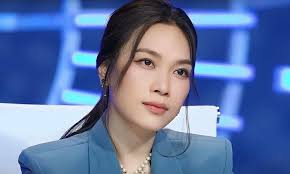
#> input picture Project2/casimytam3.jpg, 290 x 174 px, found by its file name
$ python Trichxuathinhanh.py
#> lines starting #> are read from the running program, lines starting #| are printed output that depends on the picture; after the words box and inside, x2 and y2 are one past the last pixel; in counts of white or black regions, pixels touching at a corner belong together
import cv2
import os

def extract_face(image_path):
    image = cv2.imread(image_path)
#> image is the input picture: shape (174, 290, 3); mean B, G, R 164.6, 117.6, 95.9

    # Chuyen xang anh xam
    gray = cv2.cvtColor(image, cv2.COLOR_BGR2GRAY)
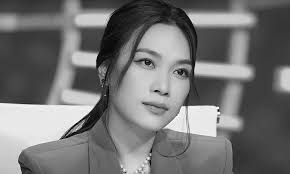
#> gray: shape (174, 290); min 1, max 254, mean 116.5

    # Load bộ phân loại khuôn mặt
    face_cascade = cv2.CascadeClassifier(cv2.data.haarcascades + 'haarcascade_frontalface_default.xml')

    # Phát hiện khuôn mặt trong ảnh
    faces = face_cascade.detectMultiScale(gray, scaleFactor=1.1, minNeighbors=5, minSize=(30, 30))
#> faces = [[115, 33, 90, 90]]

    # Nếu không tìm thấy khuôn mặt, trả về None
    if len(faces) == 0:
        print("Không tìm thấy khuôn mặt trong ảnh.")
        return None

    # Lấy khuôn mặt đầu tiên trong danh sách các khuôn mặt được phát hiện
    (x, y, w, h) = faces[0]
#> x = 115; y = 33; w = 90; h = 90

    # Trích xuất khuôn mặt từ ảnh gốc
    face = gray[y:y + h, x:x + w]
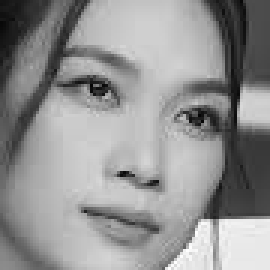
#> face: shape (90, 90) (shown 3 times larger); min 5, max 254, mean 146.5

    # Resize khuôn mặt về kích thước cố định
    face_resized = cv2.resize(face, (500, 500))
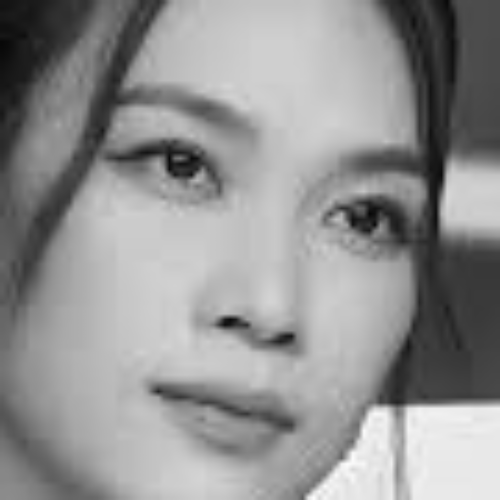
#> face_resized: shape (500, 500); min 6, max 252, mean 146.4

    image_with_rect = image.copy()
    cv2.rectangle(image_with_rect, (x, y), (x + w, y + h), (255, 0, 0), 2)
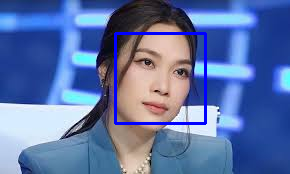
#> image_with_rect: shape (174, 290, 3); 2.13% of pixels changed, all inside (x1, y1, x2, y2) = (114, 32, 207, 125)
    cv2.imshow('Anh goc ', image_with_rect)

    cv2.imshow('Mat xam', face_resized)

    # Đợi người dùng nhấn phím bất kỳ để đóng cửa sổ
    cv2.waitKey(0)
    cv2.destroyAllWindows()

    # Trả về ảnh khuôn mặt đã được resize
    return face_resized


# Đường dẫn đến ảnh


# Gọi hàm để trích xuất và hiển thị khuôn mặt
extract_face(r'D:\Code\PythonProject\Project2\casimytam3.jpg')

$ run again, with Project2/casisontung2.jpg copied over Project2/casimytam3.jpg
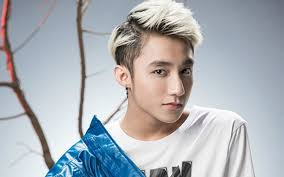
#> input picture Project2/casisontung2.jpg, 284 x 177 px, found by its file name
#> in extract_face, image is the input picture: shape (177, 284, 3); mean B, G, R 182.6, 177.2, 173.2
#> in extract_face, `gray = cv2.cvtColor(image, cv2.COLOR_BGR2GRAY)`:
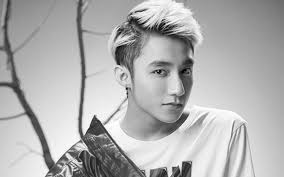
#> gray: shape (177, 284); min 2, max 255, mean 176.6
#> faces = [[129, 41, 78, 78]]
#> x = 129; y = 41; w = 78
#> in extract_face, `cv2.rectangle(image_with_rect, (x, y), (x + w, y + h), (255, 0, 0), 2)`:
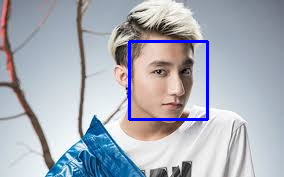
#> image_with_rect: shape (177, 284, 3); 1.85% of pixels changed, all inside (x1, y1, x2, y2) = (128, 40, 209, 121)

$ run again, with Project2/cauthumessi.jpg copied over Project2/casimytam3.jpg
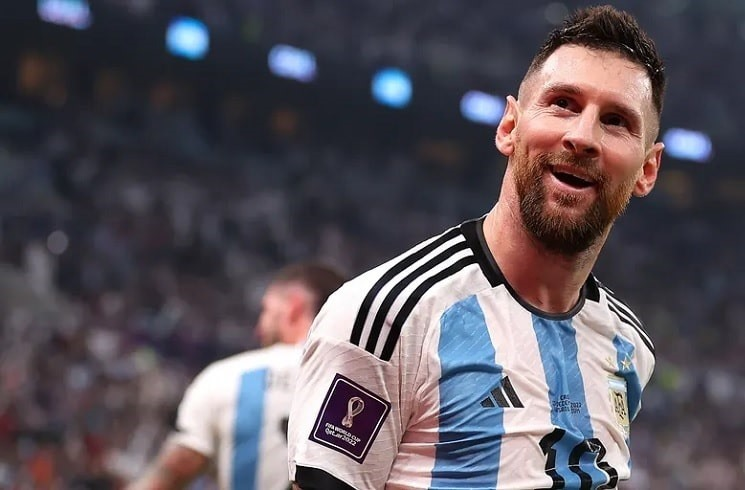
#> input picture Project2/cauthumessi.jpg, 745 x 490 px, found by its file name
#> in extract_face, image is the input picture: shape (490, 745, 3); mean B, G, R 92.2, 84.1, 90.5
#> in extract_face, `gray = cv2.cvtColor(image, cv2.COLOR_BGR2GRAY)`:
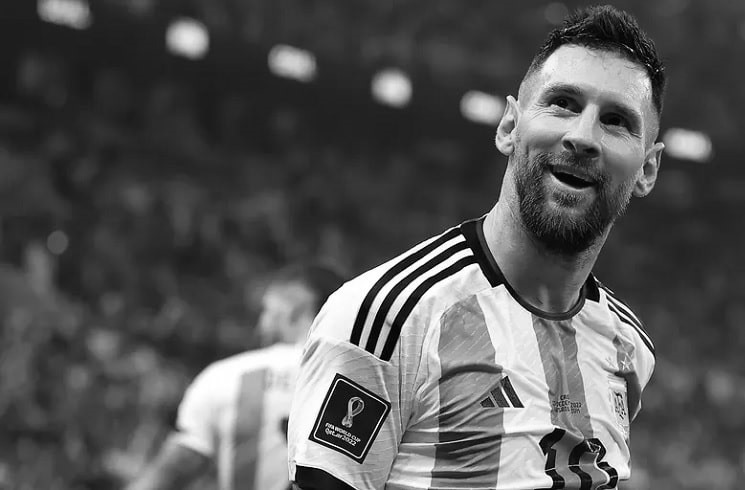
#> gray: shape (490, 745); min 0, max 255, mean 86.9
#> faces = [[503, 45, 170, 170]]
#> x = 503; y = 45; w = 170
#> in extract_face, `cv2.rectangle(image_with_rect, (x, y), (x + w, y + h), (255, 0, 0), 2)`:
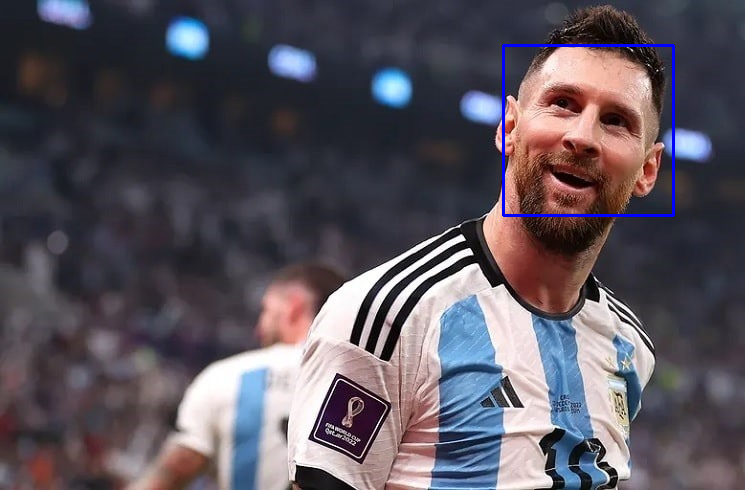
#> image_with_rect: shape (490, 745, 3); 0.56% of pixels changed, all inside (x1, y1, x2, y2) = (502, 44, 675, 217)
